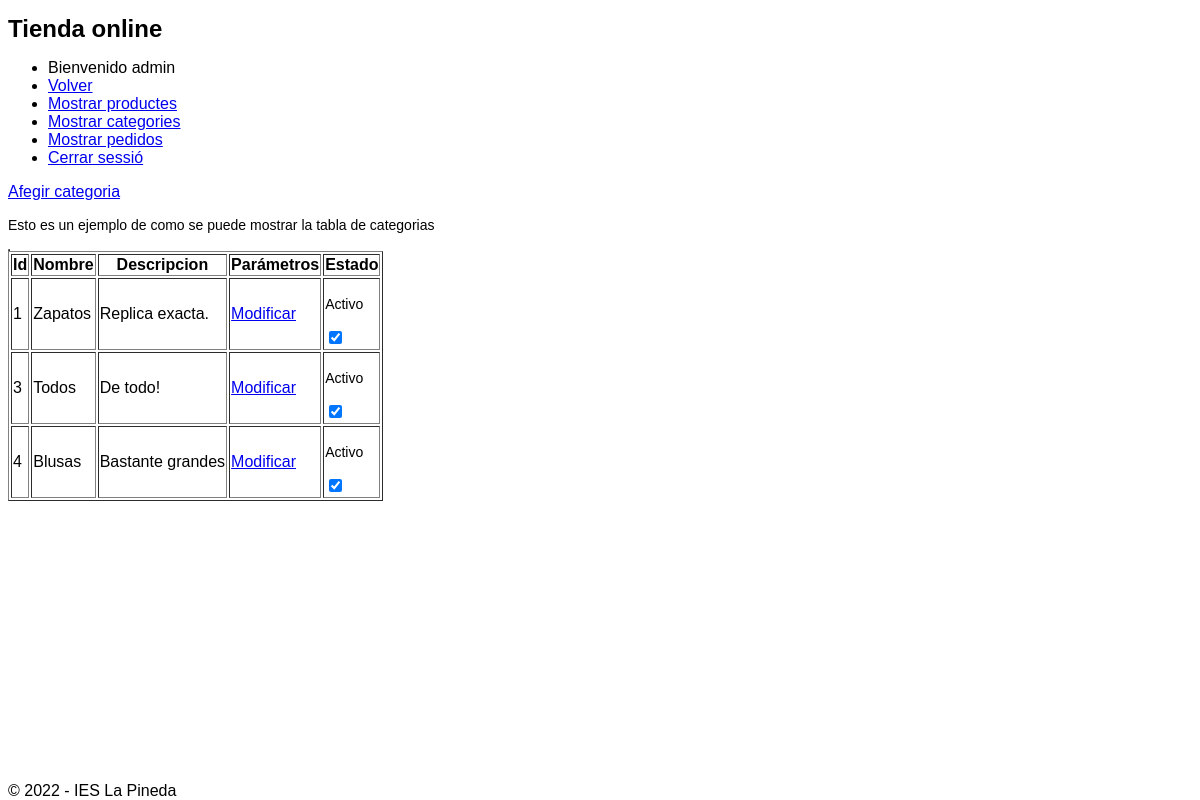
/admin/admin.php?controller=Administrador&action=iniciarVistaCategorias (signed in), run on the app's committed database.
### tables this page shows
CREATE TABLE `categorias` (
  `id_categoria` int(255) NOT NULL,
  `nombre` varchar(255) NOT NULL,
  `descripcion` varchar(255) NOT NULL,
  `isactive` int(1) NOT NULL
);

### admin/controllers/AdministradorController.php (called while the page is built, shortened)
<?php
class AdministradorController
{
    public function iniciarVistaCategorias()
    {
        require_once "./models/administrador.php";
        $administrador = new Administrador();
        $todasLasCategorias = $administrador->mostrarCategorias();
        require_once "./views/mostrarCategorias.php";
    }
}

### models/database.php (called while the page is built, shortened)
<?php
class Database{
    public function __construct(){
        $servername = "localhost";
        $dbname= "botiga";
        $username = "root";
        $password = "";
		$this->db = new PDO("mysql:host=$servername;dbname=$dbname",$username, $password);
    }
}

### admin/models/administrador.php (called while the page is built, shortened)
<?php
require_once("../models/database.php");
class Administrador extends Database
{
    function mostrarCategorias()
    {
        $stmt = $this->db->prepare("SELECT * FROM categorias");
        $categories = array();
        if ($stmt->execute()) {
            while ($row = $stmt->fetch(PDO::FETCH_ASSOC)) {
                $categories[] = $row;
            }
        }
        return $categories;
    }
}

### admin/views/mostrarCategorias.php (the view, shortened to what this page needs)
<?php
  if ($_SESSION['role'] == 'admin') {
    echo "<a href='admin.php?controller=Administrador&action=iniciarAltaCategoria' class='btn btn-primary'>Afegir categoria</a>";
    echo "<table border='1'>";
    echo "<p>Esto es un ejemplo de como se puede mostrar la tabla de categorias</p>";
    echo "<table border='1'>";
    echo "<tr>";
    echo "<th>Id</th>";
    echo "<th>Nombre</th>";
    echo "<th>Descripcion</th>";
    echo "<th>Parámetros</th>";
    echo "<th>Estado</th>";
    echo "</tr>";
    foreach ($todasLasCategorias as $categoria) {
      echo "<tr>";
      echo "<td>".$categoria['id_categoria']."</td>";
      echo "<td>". $categoria['nombre'] . "</td>";
      echo "<td>".$categoria['descripcion'] . "</td>";
      echo "<td><a href='?controller=Administrador&action=iniciarModificarCategoria&id_categoria=".$categoria['id_categoria']."'>Modificar</a></td>";
      echo "<td>";
      if ($categoria['isactive'] == 1) {
        echo "<p>Activo</p>";
      } else {
        echo "<p>Inactivo</p>";
      }
      echo "<form action='?controller=Administrador&action=activarCategoria' method='post'>";
      echo "<input type='checkbox' onChange='this.form.submit()' name='isactive' ";
      if ($categoria['isactive'] == 1) {
        echo "checked";
      } else {
        echo "";
      }
      echo ">";
      echo "</form>";
      echo "</tr>";
  }
    echo "</table>";
  } else {
    echo "<p>No tienes permisos para ver esta página</p>";
    header("Refresh:3; url=admin.php");
  }
?>

### admin/admin.php (shortened to what this page needs)
<!DOCTYPE html>
<html lang="en">
<head>
    <link rel="stylesheet" href="../styles/style.css">
</head>
<body>
<?php
require_once "./views/menu.php";
if (isset($_GET['controller'])){
    $nombreController = $_GET['controller']."Controller";
}
else{
    $nombreController = "AdministradorController";
}
if(isset($_SESSION["role"])) {
    $role = $_SESSION['role'];
} else {
    $role = "";
}
if ($role != 'admin') {
    if (class_exists($nombreController)){
        $controlador = new $nombreController();
        if(isset($_GET['action'])){
            $action = $_GET['action'];
        }
        else{
            $action ="iniciarLogin";
        }
        $controlador->$action();
    }else{
        echo "No existe el controlador";
    }
} else {
    if (class_exists($nombreController)){
        $controlador = new $nombreController();
        if(isset($_GET['action'])){
            $action = $_GET['action'];
        }
        else{
            $action ="iniciarVistaProductos";
        }
        $controlador->$action();
    }else{
        echo "No existe el controlador";
    }
}
?>
</body>
</html>

### admin/views/menu.php
<ul>
    <?php
    if (isset($_SESSION["role"])) {
        $role = $_SESSION['role'];
    } else {
        $role = "";
    }
    if ($role == 'admin') {
        echo "<li>Bienvenido " . $_SESSION['role']."</li>";
        echo '<li> <a href="/botiga/index.php">Volver</a></li>';
        echo "<li> <a href= \"admin.php?controller=Administrador&action=iniciarVistaProductos\" >Mostrar productes</a></li>";
        echo "<li> <a href= \"admin.php?controller=Administrador&action=iniciarVistaCategorias\" >Mostrar categories</a></li>";
        echo "<li> <a href= \"admin.php?controller=Administrador&action=iniciarVistaPedidos\" >Mostrar pedidos</a></li>";
        echo "<li> <a href= \"admin.php?controller=Administrador&action=cerrarSesion\"> Cerrar sessió </a></li>";
    } else {
        echo '<li> <a href="/botiga/index.php">Volver</a></li>';
        echo "<li> <a href= \"admin.php?controller=Administrador&action=iniciarLogin\"> Login </a></li>";
        echo "<li> <a href= \"admin.php?controller=Administrador&action=cerrarSesion\"> Cerrar sessió </a></li>";
    }
    ?>
</ul>

### styles/style.css (style rules this page uses)
* { font-family: Verdana, Geneva, Tahoma, sans-serif; }
h1 { font-family: Verdana, Geneva, sans-serif; font-size: 24px; font-style: normal; font-variant: normal; font-weight: 700; line-height: 26.4px; }
p { font-family: Verdana, Geneva, sans-serif; font-size: 14px; font-style: normal; font-variant: normal; font-weight: 400; line-height: 20px; }

### data on the page
categorias: id_categoria "1", nombre "Zapatos", descripcion "Replica exacta.", shows "Activo", isactive "☑"
categorias: id_categoria "3", nombre "Todos", descripcion "De todo!", shows "Activo", isactive "☑"
categorias: id_categoria "4", nombre "Blusas", descripcion "Bastante grandes", shows "Activo", isactive "☑"

### other printed values
$_SESSION['role'] "admin"
